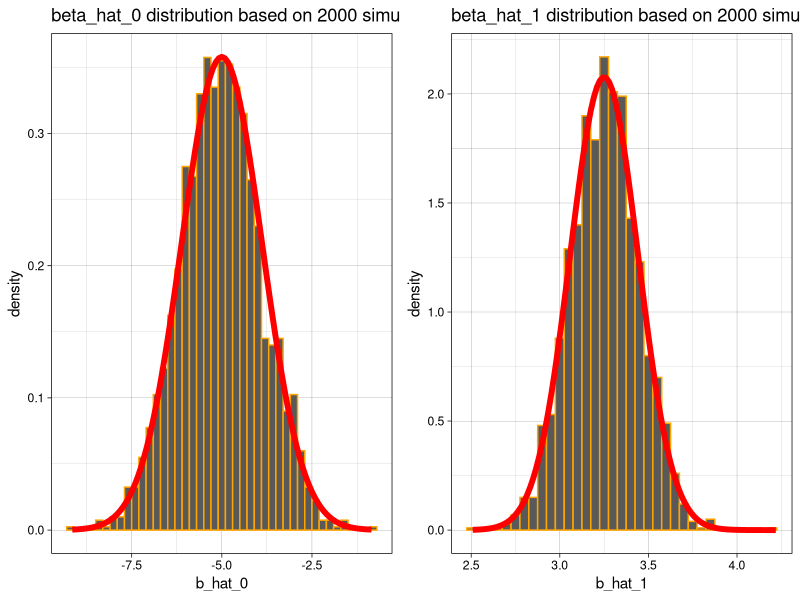

The R script that drew this image:
## ---- chunk 1
library(MASS)
cat_model <- lm(Hwt~Bwt, data = cats)
summary(cat_model)

## ---- chunk 2
data(Ozone, package = "mlbench")
Ozone = Ozone[, c(4, 6, 7, 8)]
colnames(Ozone) = c("ozone", "wind", "humidity", "temp")
Ozone = Ozone[complete.cases(Ozone), ]
## ---- chunk 3
birthday = 19730321
set.seed(birthday)
n = 50
x = seq(0, 10, length = n)
## ---- chunk 4
simulate_data <- function(beta_0, beta_1, sd_error, x_values){
  epsilon <- rnorm(n=length(x_values), mean=0, sd = sd_error)
  y <- beta_0 + beta_1*x_values + epsilon
  return(data.frame(x= x_values, y=y))
}

# Create a function to simulate data n times and return the resulting beta_hat_0 and beta_hat_1 as a vector
Simulate_n_times_Get_Beta_hat_0_and_1 <- function(num_simul, beta_0, beta_1, sd_error, x_values){
  
  beta_hat_0 <-  rep(0,num_simul)
  beta_hat_1 <-  rep(0,num_simul)

  for(i in 1:num_simul){
    sim_data_1 <- simulate_data(beta_0 = beta_0, beta_1 = beta_1, sd_error = sd_error, x_values = x_values)
    m1 <- lm(y~x,data=sim_data_1)
    
    beta_hat_0[i] <- coef(m1)[1]
    beta_hat_1[i] <- coef(m1)[2]
  }
  return(list(beta_hat_0=beta_hat_0,beta_hat_1=beta_hat_1))
}
## ---- chunk 5
beta_0 = -5
beta_1 = 3.25
sig = sqrt(16)

b_0_1 <- Simulate_n_times_Get_Beta_hat_0_and_1(num_simul = 2000, beta_0 = beta_0, beta_1 = beta_1, sd_error = sig, x_values = x)
b_hat_0 <- b_0_1$beta_hat_0
b_hat_1 <- b_0_1$beta_hat_1
## ---- chunk 6
# Calculate True standard deviation of beta_0 and beta_1
Sxx <- sum((x-mean(x))^2)
var_beta_0_hat <- sig^2 * (1/n + (mean(x)^2 / Sxx))
var_beta_1_hat <- sig^2 / Sxx

true_expected_give_x <- list(beta_hat_0=beta_0, beta_hat_1=beta_1)
mean_of_simulated <- list(beta_hat_0=mean(b_hat_0), beta_hat_1=mean(b_hat_1))
true_sd_given_x <- list(beta_hat_0=sqrt(var_beta_0_hat), beta_hat_1=sqrt(var_beta_1_hat))
sd_of_simulated <- list(beta_hat_0=sd(b_hat_0), beta_hat_1=sd(b_hat_1))

library("data.table")

knitr::kable(data.frame(
  rbindlist(list("true expected value given the known values of x"=true_expected_give_x,
            "mean of the simulated values"=mean_of_simulated, 
            "true standard deviation given the known values of x"=true_sd_given_x,
            "standard deviation of the simulated values"=sd_of_simulated), 
            use.names = TRUE, idcol = "Description")), 
            format="markdown")

## ---- chunk 7
library(ggplot2)

b0 <- ggplot(data.frame(b_hat_0), aes(x=b_hat_0)) + 
    geom_histogram(aes(y=stat(density),color=I("orange")), binwidth = .2) +
    ggtitle("beta_hat_0 distribution based on 2000 simulations") +
    theme_linedraw() +
    stat_function(fun = dnorm, args = list(mean = beta_0, sd = sqrt(var_beta_0_hat)), col="red", size=2)

b1 <- ggplot(data.frame(b_hat_1), aes(x=b_hat_1)) + 
    geom_histogram(aes(y=stat(density),color=I("orange")), binwidth = .05) +
    ggtitle("beta_hat_1 distribution based on 2000 simulations") +
    theme_linedraw() +
    stat_function(fun = dnorm, args = list(mean = beta_1, sd = sqrt(var_beta_1_hat)), col="red", size=2)

library("gridExtra")
grid.arrange(b0, b1, ncol=2)
## ---- chunk 8
birthday = 18760613
set.seed(birthday)
n = 25
x = seq(0, 2.5, length = n)
